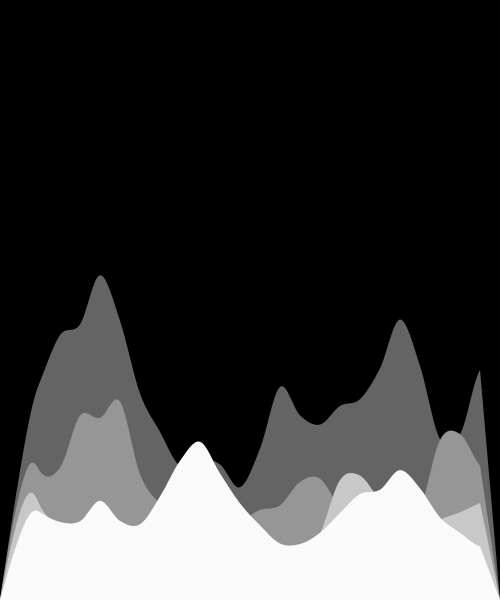
Frame 1 (no input)
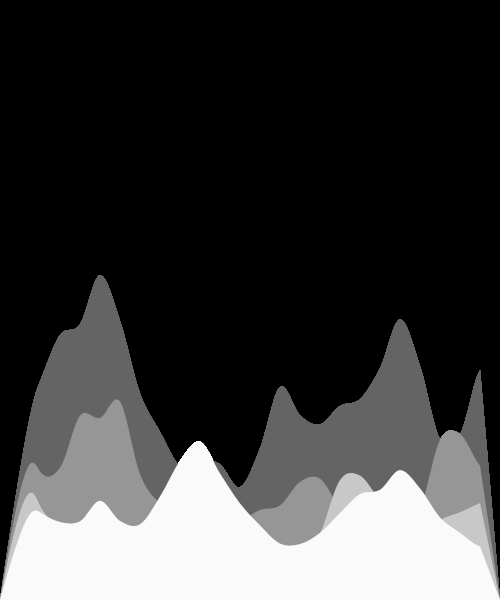
Frame 60 (the mouse pressed at the canvas centre just before this capture)
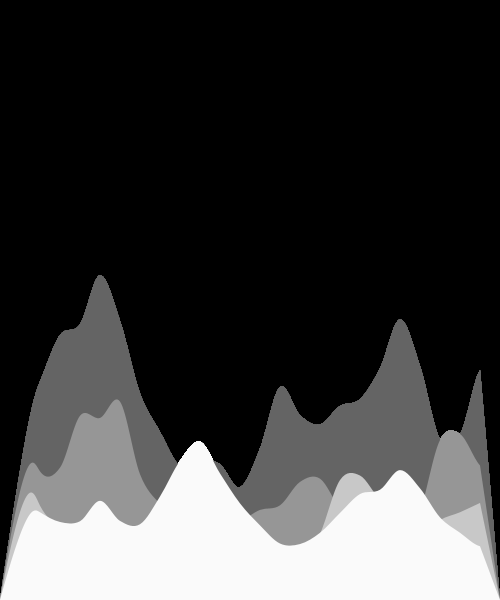
Frame 120 (the mouse held since frame 60 and released just before this capture)

The Processing sketch that drew these frames (run headless with seeded random() and noise(); from frame 60 on, the mouse is pressed at the canvas centre):

// Processing sketch: day6_07_noise_shapes
// ── day6_07_noise_shapes.pde
void setup() {
  size(500, 600);
  background(0);
}

void draw() {
  //background(0);
  noStroke();
  fill(100);
  terrain(height, 3, 0.01, 500);
  fill(150);
  terrain(height, 7, 0.01, 400);
  fill(200);
  terrain(height, 8, 0.01, 300);
  fill(250);
  terrain(height, 0, 0.01, 200);
}

void terrain(float _y, float offset, float freq, float amp) {
  beginShape();
  vertex(0, height); // control point
  vertex(0, _y); // starting point
  for (int x = 0; x <= width; x += 20) {
    float noiseVal = noise( x*freq + offset);
    float y = _y + map(noiseVal, 0, 1, 0, -amp);
    curveVertex(x,y);
  }
  vertex(width, _y); // ending point
  vertex(width, height); // control point
  endShape(CLOSE);
}
